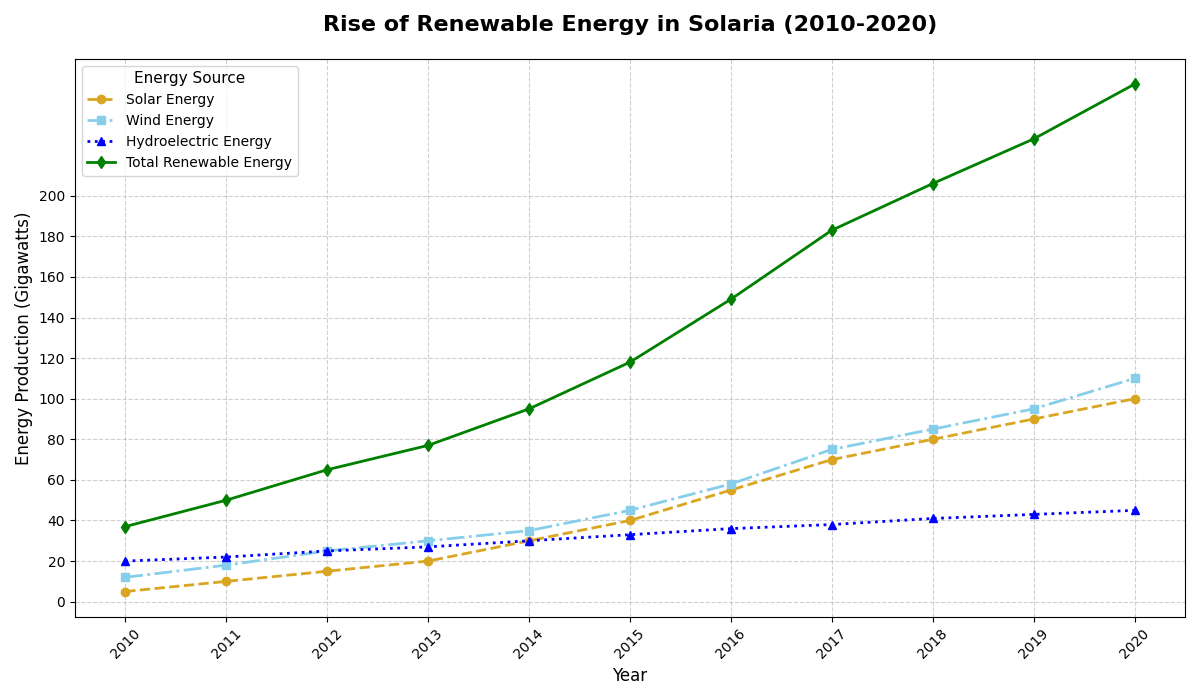

Write Python code to recreate this figure.
import matplotlib.pyplot as plt
import numpy as np

# Defining the years from 2010 to 2020
years = np.arange(2010, 2021)

# Annual production of solar energy (in Gigawatts)
solar_energy = np.array([5, 10, 15, 20, 30, 40, 55, 70, 80, 90, 100])

# Annual production of wind energy (in Gigawatts)
wind_energy = np.array([12, 18, 25, 30, 35, 45, 58, 75, 85, 95, 110])

# Annual production of hydroelectric energy (in Gigawatts) - additional data
hydro_energy = np.array([20, 22, 25, 27, 30, 33, 36, 38, 41, 43, 45])

# Total energy production from renewable sources
total_energy = solar_energy + wind_energy + hydro_energy

# Create a new figure
plt.figure(figsize=(12, 7))

# Plotting Solar Energy Production
plt.plot(years, solar_energy, label='Solar Energy', color='goldenrod', linestyle='--', marker='o', linewidth=2)

# Plotting Wind Energy Production
plt.plot(years, wind_energy, label='Wind Energy', color='skyblue', linestyle='-.', marker='s', linewidth=2)

# Plotting Hydroelectric Energy Production
plt.plot(years, hydro_energy, label='Hydroelectric Energy', color='blue', linestyle=':', marker='^', linewidth=2)

# Plotting Total Energy Production
plt.plot(years, total_energy, label='Total Renewable Energy', color='green', linestyle='-', marker='d', linewidth=2)

# Title and axis labels
plt.title('Rise of Renewable Energy in Solaria (2010-2020)', fontsize=16, fontweight='bold', pad=20)
plt.xlabel('Year', fontsize=12)
plt.ylabel('Energy Production (Gigawatts)', fontsize=12)

# Adding a legend
plt.legend(title='Energy Source', loc='upper left', fontsize=10, title_fontsize=11)

# Adding grid lines for better visualization
plt.grid(True, linestyle='--', alpha=0.6)

# Set tick parameters for better clarity
plt.xticks(years, rotation=45)
plt.yticks(np.arange(0, 201, 20))

# Automatically adjust layout to prevent overlap
plt.tight_layout()

# Display the plot
plt.show()
